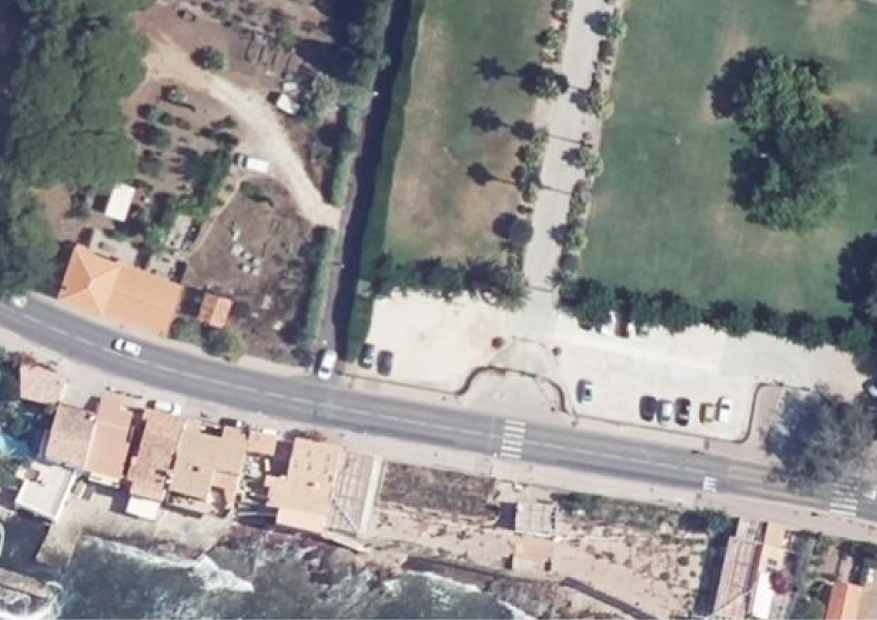
#> input picture data/classification/non_archeologique/olbia_non_arch_1.png, 3507 x 2480 px (shown at 1/4 size)
$ python train_archaeology_rf.py
#> lines starting #> are read from the running program, lines starting #| are printed output that depends on the picture
### src/stage2a/features.py
from __future__ import annotations

from pathlib import Path

import numpy as np
from PIL import Image


def extract_image_features(
    path: Path,
    thumbnail_size: int = 16,
    max_side: int | None = None,
) -> np.ndarray:
    """Extract simple image-level features for classical ML baselines."""
    image = Image.open(path).convert("RGB")
    if max_side is not None:
        image.thumbnail((max_side, max_side), Image.Resampling.BILINEAR)

    rgb = np.asarray(image, dtype=np.float32) / 255.0
    gray = np.asarray(image.convert("L"), dtype=np.float32) / 255.0

    color_features = _channel_statistics(rgb)
    gray_features = _array_statistics(gray)
    texture_features = _gradient_statistics(gray)
    thumbnail_features = _thumbnail(gray, thumbnail_size)

    return np.concatenate(
        [color_features, gray_features, texture_features, thumbnail_features]
    ).astype(np.float32)


def _channel_statistics(rgb: np.ndarray) -> np.ndarray:
    features = []
    for channel_index in range(3):
        features.extend(_array_statistics(rgb[..., channel_index]))
    return np.asarray(features, dtype=np.float32)


def _array_statistics(values: np.ndarray) -> np.ndarray:
    return np.asarray(
        [
            float(np.mean(values)),
            float(np.std(values)),
            float(np.min(values)),
            float(np.percentile(values, 10)),
            float(np.percentile(values, 25)),
            float(np.percentile(values, 50)),
            float(np.percentile(values, 75)),
            float(np.percentile(values, 90)),
            float(np.max(values)),
        ],
        dtype=np.float32,
    )


def _gradient_statistics(gray: np.ndarray) -> np.ndarray:
    gradient_y, gradient_x = np.gradient(gray)
    magnitude = np.sqrt(gradient_x**2 + gradient_y**2)
    return _array_statistics(magnitude)


def _thumbnail(gray: np.ndarray, thumbnail_size: int) -> np.ndarray:
    image = Image.fromarray(np.clip(gray * 255, 0, 255).astype(np.uint8))
    image = image.resize((thumbnail_size, thumbnail_size), Image.Resampling.BILINEAR)
    return np.asarray(image, dtype=np.float32).reshape(-1) / 255.0

### src/stage2a/classification_dataset.py
from __future__ import annotations

from dataclasses import dataclass
from pathlib import Path

import numpy as np

from stage2a.features import extract_image_features
from stage2a.image_io import IMAGE_EXTENSIONS


LABELS = {
    "non_archeologique": 0,
    "archeologique": 1,
}


@dataclass(frozen=True)
class ClassificationDataset:
    features: np.ndarray
    labels: np.ndarray
    paths: list[Path]


def load_classification_dataset(dataset_dir: Path) -> ClassificationDataset:
    """Load labelled image folders and extract one feature vector per image."""
    features = []
    labels = []
    paths = []

    for class_name, label in LABELS.items():
        class_dir = dataset_dir / class_name
        image_paths = _list_images(class_dir)

        for image_path in image_paths:
            features.append(extract_image_features(image_path))
#> in extract_image_features, `gray = np.asarray(image.convert("L"), dtype=np.float32) / 255.0`:
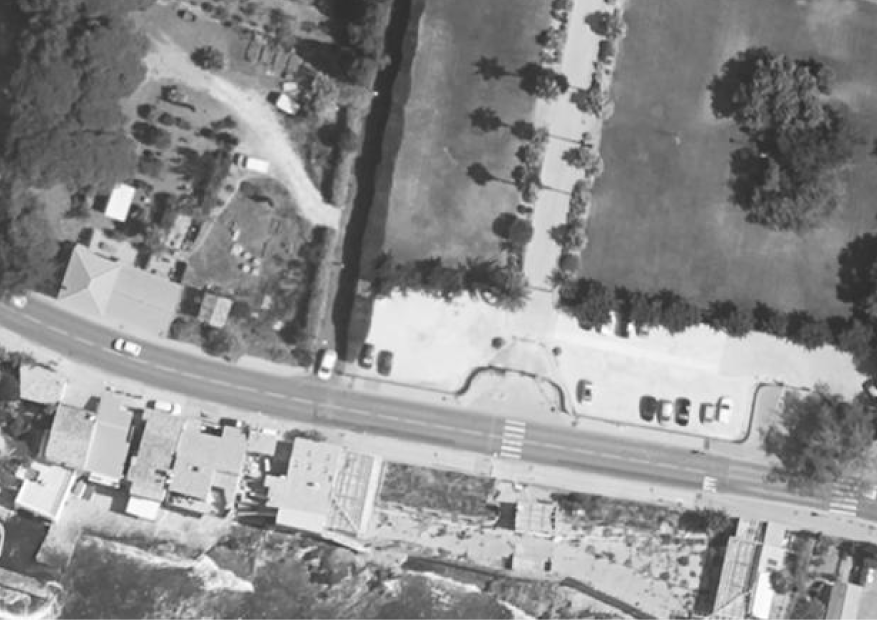
#> gray: shape (2480, 3507) float32 (shown at 1/4 size); min 0.153, max 1, mean 0.553
#> after the loop in _channel_statistics, `for channel_index in range(3):`: features = 27 values, max 1 at index 8, min 0.122 at index 2, mean 0.519
#> in extract_image_features, `color_features = _channel_statistics(rgb)`: color_features has the same summary as features in _channel_statistics
#> in extract_image_features, `gray_features = _array_statistics(gray)`: gray_features = [0.553, 0.202, 0.153, 0.294, 0.4, 0.518, 0.745, 0.835, 1]
#> in _gradient_statistics, `gradient_y, gradient_x = np.gradient(gray)`:
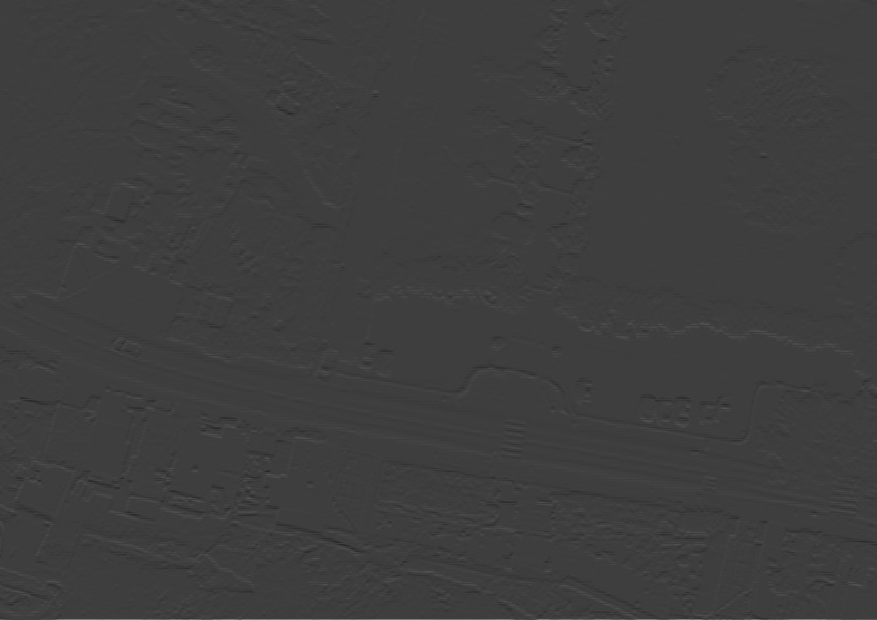
#> gradient_y: shape (2480, 3507) float32 (shown at 1/4 size); min -0.241, max 0.745, mean 0.000322; drawn with min black and max white
#> in _gradient_statistics, `gradient_y, gradient_x = np.gradient(gray)`:
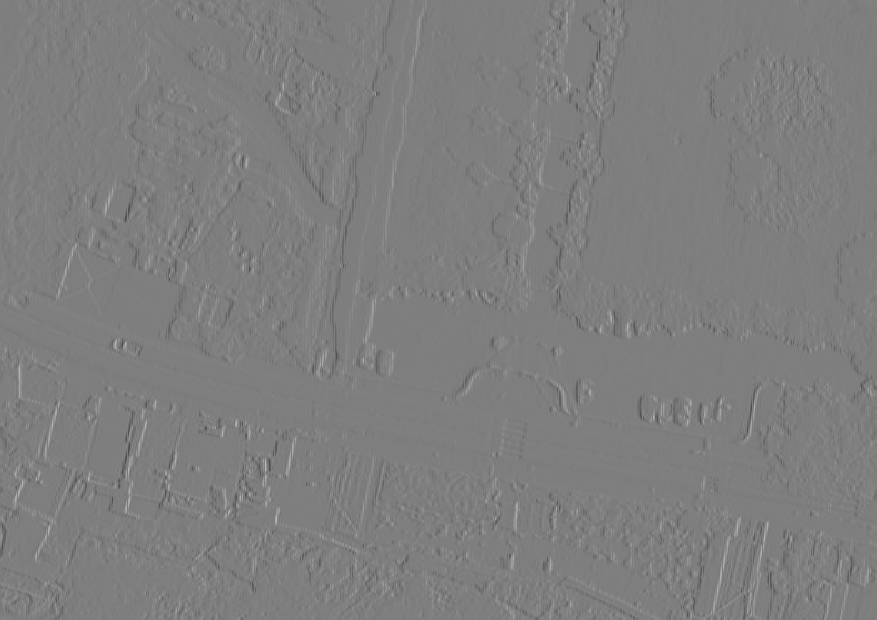
#> gradient_x: shape (2480, 3507) float32 (shown at 1/4 size); min -0.194, max 0.196, mean 2.46e-06; drawn with min black and max white
#> in _gradient_statistics, `magnitude = np.sqrt(gradient_x**2 + gradient_y**2)`:
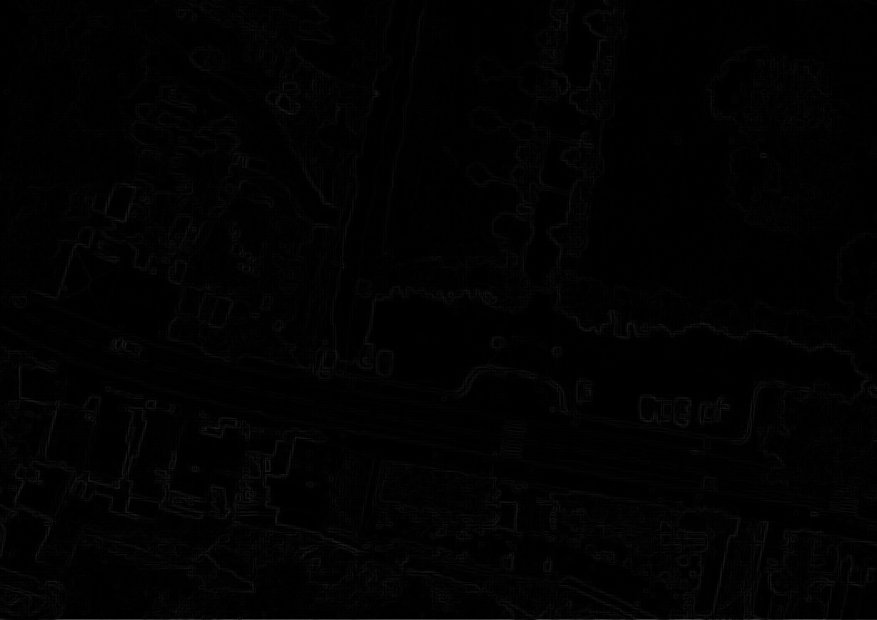
#> magnitude: shape (2480, 3507) float32 (shown at 1/4 size); min 0, max 0.745, mean 0.00853
#> in extract_image_features, `texture_features = _gradient_statistics(gray)`: texture_features = [0.00853, 0.0199, 0, 0, 0, 0.00196, 0.0098, 0.0255, 0.745]
#> in _thumbnail, `image = image.resize((thumbnail_size, thumbnail_size), Image.Resamplin..`:
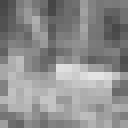
#> image: PIL image 16x16 L (shown 8 times larger); min 69, max 228, mean 141.3
#> in extract_image_features, `thumbnail_features = _thumbnail(gray, thumbnail_size)`: thumbnail_features = 256 values, max 0.894 at index 156, min 0.271 at index 6, mean 0.554
            labels.append(label)
            paths.append(image_path)
#> pass 2 of the loop in load_classification_dataset, `for class_name, label in LABELS.items():`:
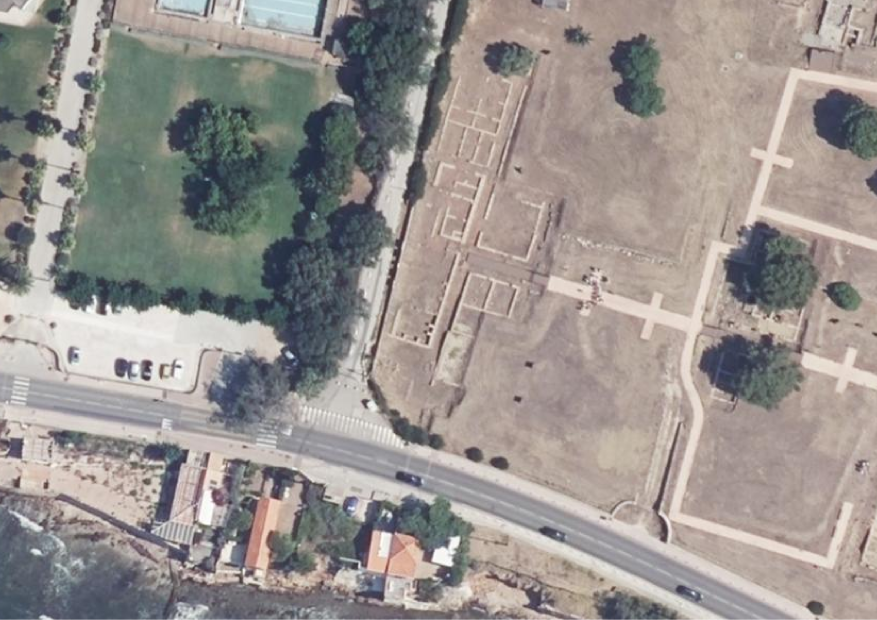
#> input picture data/classification/archeologique/olbia_arch_1.png, 3507 x 2480 px (shown at 1/4 size)
#> color_features = 27 values, max 1 at index 8, min 0.114 at index 2, mean 0.528
#> gray_features = [0.579, 0.173, 0.145, 0.322, 0.451, 0.612, 0.686, 0.808, 1]
#> in _gradient_statistics (call 2), `magnitude = np.sqrt(gradient_x**2 + gradient_y**2)`:
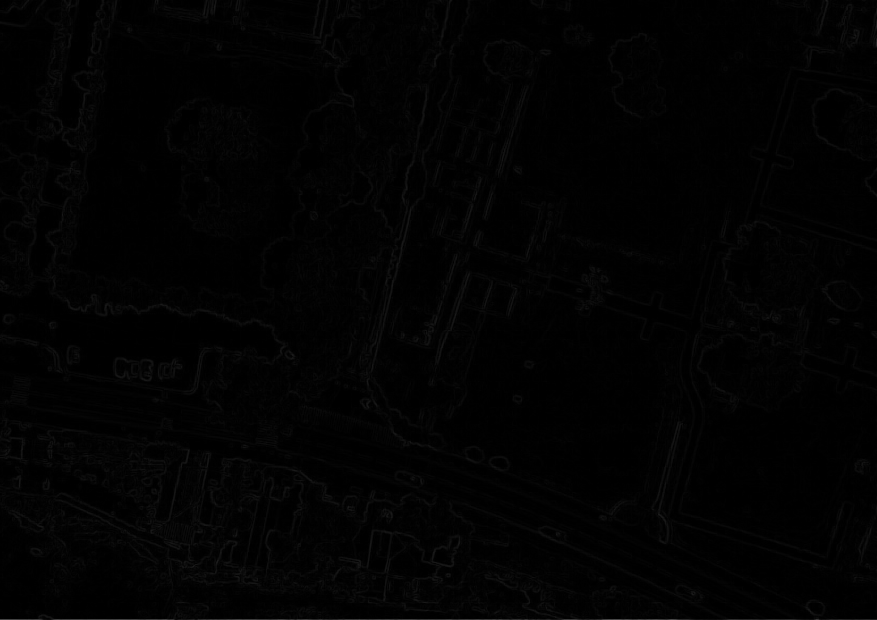
#> magnitude: shape (2480, 3507) float32 (shown at 1/4 size); min 0, max 0.773, mean 0.00987
#> texture_features = [0.00987, 0.02, 0, 0, 0, 0.00392, 0.0118, 0.0264, 0.773]
#> in _thumbnail (call 2), `image = image.resize((thumbnail_size, thumbnail_size), Image.Resamplin..`:
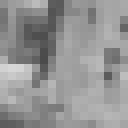
#> image: PIL image 16x16 L (shown 8 times larger); min 75, max 214, mean 147.8
#> thumbnail_features = 256 values, max 0.839 at index 129, min 0.294 at index 117, mean 0.58

    if not features:
        return ClassificationDataset(
            features=np.empty((0, 0), dtype=np.float32),
            labels=np.empty((0,), dtype=np.int64),
            paths=[],
        )

    return ClassificationDataset(
        features=np.vstack(features),
        labels=np.asarray(labels, dtype=np.int64),
        paths=paths,
    )


def _list_images(folder: Path) -> list[Path]:
    if not folder.exists():
        return []

    return sorted(
        path
        for path in folder.iterdir()
        if path.is_file() and path.suffix.lower() in IMAGE_EXTENSIONS
    )

### scripts/train_archaeology_rf.py
from __future__ import annotations

import argparse
import pickle
import sys
from pathlib import Path


PROJECT_ROOT = Path(__file__).resolve().parents[1]
SRC_DIR = PROJECT_ROOT / "src"
sys.path.insert(0, str(SRC_DIR))

from stage2a.classification_dataset import LABELS, load_classification_dataset


def parse_args() -> argparse.Namespace:
    parser = argparse.ArgumentParser(
        description="Train a Random Forest to classify archaeological vs non-archaeological image patches."
    )
    parser.add_argument(
        "--dataset-dir",
        type=Path,
        default=PROJECT_ROOT / "data" / "classification",
        help="Folder containing archeologique/ and non_archeologique/ subfolders.",
    )
    parser.add_argument(
        "--model-path",
        type=Path,
        default=PROJECT_ROOT / "models" / "random_forest_archaeology.pkl",
        help="Output path for the trained model.",
    )
    parser.add_argument("--n-estimators", type=int, default=200)
    parser.add_argument("--test-size", type=float, default=0.25)
    parser.add_argument("--random-state", type=int, default=42)
    return parser.parse_args()


def main() -> int:
    try:
        from sklearn.ensemble import RandomForestClassifier
        from sklearn.metrics import classification_report
        from sklearn.model_selection import train_test_split
    except ModuleNotFoundError:
        print("scikit-learn is required. Install it with:")
        print("python -m pip install -r requirements.txt")
        return 1

    args = parse_args()
    dataset = load_classification_dataset(args.dataset_dir)

    if len(dataset.labels) == 0:
        print(f"No training images found in: {args.dataset_dir}")
        print("Add images to:")
        print(f"- {args.dataset_dir / 'archeologique'}")
        print(f"- {args.dataset_dir / 'non_archeologique'}")
        return 0

    class_counts = {
        class_name: int((dataset.labels == label).sum())
        for class_name, label in LABELS.items()
    }
#> class_counts = {'non_archeologique': 1, 'archeologique': 1}
    print(f"Loaded {len(dataset.labels)} image(s): {class_counts}")
#| Loaded 2 image(s): {'non_archeologique': 1, 'archeologique': 1}

    if min(class_counts.values()) < 2:
        print("Add at least 2 images per class before training/evaluation.")
        return 0

    x_train, x_test, y_train, y_test = train_test_split(
        dataset.features,
        dataset.labels,
        test_size=args.test_size,
        random_state=args.random_state,
        stratify=dataset.labels,
    )

    model = RandomForestClassifier(
        n_estimators=args.n_estimators,
        random_state=args.random_state,
        class_weight="balanced",
        n_jobs=-1,
    )
    model.fit(x_train, y_train)

    predictions = model.predict(x_test)
    target_names = ["non_archeologique", "archeologique"]
    print(classification_report(y_test, predictions, target_names=target_names))

    args.model_path.parent.mkdir(parents=True, exist_ok=True)
    with args.model_path.open("wb") as file:
        pickle.dump(model, file)

    print(f"Saved model: {args.model_path}")
    return 0


if __name__ == "__main__":
    raise SystemExit(main())
#> (the program exits here)
